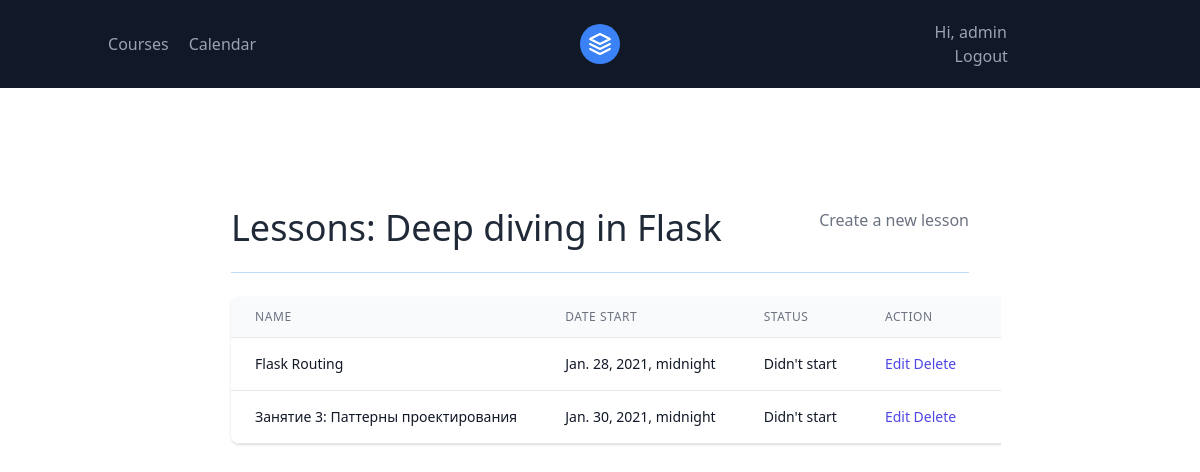
Screenshot of /lessons/3 (signed in) with the database file from the repository.
### courses/models.py (models this page shows, shortened)
class Course(models.Model):
    class CourseStatus(models.TextChoices):
        DIDNT_START = "Didn't start", _("DIDNT")
        START = 'Start', _('START')
        ENDED = 'Ended', _('ENDED')
    course_name = models.CharField(max_length=255)
    picture = models.ImageField(upload_to='course_images/', default='course_images/default.png')
    slug = models.SlugField(max_length=255, unique=True)
    trainer = models.ForeignKey(
        User, on_delete=models.CASCADE, )
    description = models.TextField(blank=True, null=True)
    date_start = models.DateField()
    date_end = models.DateField()
    publish = models.DateTimeField(default=timezone.now)
    updated = models.DateTimeField(auto_now=True)
    created = models.DateTimeField(auto_now_add=True)
    status = models.CharField(
        max_length=20,
        choices=CourseStatus.choices,
        default=CourseStatus.DIDNT_START,
    )
    class Meta:
        verbose_name_plural = "Courses"
    def __str__(self):
        return f'{self.course_name}'

### lessons/models.py (models this page shows, shortened)
class Lesson(models.Model):
    STATUS = (
        ("Didn't start", "Didn't start",),
        ('In progress', "In progress",),
        ('Ended', 'Ended',),
    )
    lesson_name = models.CharField(max_length=255)
    duration = models.TimeField()
    date_start = models.DateTimeField()
    updated = models.DateTimeField(auto_now=True)
    created = models.DateTimeField(auto_now_add=True)
    status = models.CharField(
        max_length=25,
        choices=STATUS,
        default="Didn't start",
    )
    course = models.ForeignKey(Course, on_delete=models.CASCADE, related_name='lsn_crs')

### lessons/views.py (the view)
# urls.py: path('<int:course_id>', views.LessonsListView.as_view(), name='lesson-list'),
class LessonsListView(LoginRequiredMixin, generic.ListView):
    model = models.Lesson
    template_name = 'lessons/lesson_list.html'
    context_object_name = 'lessons'
    def get_queryset(self):
        print(self.kwargs)
        return models.Lesson.objects.filter(course_id=self.kwargs['course_id'])
    def get_context_data(self, **kwargs):
        context = super().get_context_data(**kwargs)
        course_name = models.Course.objects.get(id=self.kwargs['course_id'])
        context['course_name'] = course_name
        context['course_id'] = self.kwargs['course_id']
        return context

### templates/lessons/lesson_list.html (shortened to what this page needs)
{% extends 'base.html' %}
{% block content %}
    <section class="text-gray-600 body-font">
        <div class="container px-5 py-24 mx-auto">
            {% if not lessons %}
                <div class="flex flex-col text-center w-full mb-20">
                    <h1 class="sm:text-4xl text-3xl font-medium title-font mb-2 text-gray-900">
                        This course doesn't contain lessons</h1>
                    <p class="lg:w-2/3 mx-auto leading-relaxed text-base">
                        <a href="{% url 'lessons:lesson-create' course_id %}" class="text-gray-500 hover:text-blue-500">
                            Click here to add a lesson for this course
                        </a>
                    </p>
                </div>
            {% else %}
                <div class="lg:w-3/4 w-full mx-auto">
                    <div class="w-full mb-6 py-6 flex justify-between item-center border-b border-blue-200">
                        <h1 class="text-4xl text-gray-800">
                            Lessons: {{ course_name }}
                        </h1>
                        <a class="text-gray-500 hover:text-red-500" href="{% url 'lessons:lesson-create' course_id %}">Create
                            a
                            new
                            lesson</a>
                    </div>
                    <div class="w-full mx-auto ">
                        <div class="flex flex-col">
                            <div class="-my-2 overflow-x-auto sm:-mx-6 lg:-mx-8">
                                <div class="py-2 align-middle inline-block min-w-full sm:px-6 lg:px-8">
                                    <div class="shadow overflow-hidden border-b border-gray-200 sm:rounded-lg">
                                        <table class="min-w-full divide-y divide-gray-200">
                                            <thead class="bg-gray-50">
                                            <tr>
                                                <th scope="col"
                                                    class="px-6 py-3 text-left text-xs font-medium text-gray-500 uppercase tracking-wider">
                                                    Name
                                                </th>
                                                <th scope="col"
                                                    class="px-6 py-3 text-left text-xs font-medium text-gray-500 uppercase tracking-wider">
                                                    Date start
                                                </th>
                                                <th scope="col"
                                                    class="px-6 py-3 text-left text-xs font-medium text-gray-500 uppercase tracking-wider">
                                                    Status
                                                </th>
                                                <th scope="col"
                                                    class="px-6 py-3 text-left text-xs font-medium text-gray-500 uppercase tracking-wider">
                                                    Action
                                                </th>
                                                <th scope="col"
                                                    class="px-6 py-3 text-left text-xs font-medium text-gray-500 uppercase tracking-wider">
                                                </th>
                                            </tr>
                                            </thead>
                                            <tbody class="bg-white divide-y divide-gray-200">
                                            {% for lesson in lessons %}
                                                <tr>
                                                    <td class="px-6 py-4 whitespace-nowrap">
                                                        <div class="text-sm text-gray-900">{{ lesson.lesson_name }}</div>
                                                    </td>
                                                    <td class="px-6 py-4 whitespace-nowrap">
                                                        <div class="text-sm text-gray-900">{{ lesson.date_start }}</div>
                                                    </td>
                                                    <td class="px-6 py-4 whitespace-nowrap">
                                                        <div class="text-sm text-gray-900">{{ lesson.status }}</div>
                                                    </td>
                                                    <td class="px-6 py-4 whitespace-nowrap text-sm font-medium">
                                                        <a href="{% url 'lessons:lesson-update' lesson.id %}"
                                                           class="text-indigo-600 hover:text-indigo-900">Edit</a>
                                                        <a href="{% url 'lessons:lesson-delete' lesson.id %}"
                                                           class="text-indigo-600 hover:text-indigo-900">Delete</a>
                                                    </td>
                                                    <td class="px-6 py-4 whitespace-nowrap text-sm font-medium">
                                                    </td>
                                                </tr>
                                            {% endfor %}
                                            </tbody>
                                        </table>
                                    </div>
                                </div>
                            </div>
                        </div>
                    </div>
                </div>
            {% endif %}
        </div>
    </section>
{% endblock %}

### templates/navbar.html (shortened to what this page needs)
<header class="text-gray-400 bg-gray-900 body-font">
    <div class="container mx-auto flex flex-wrap p-5 flex-col md:flex-row items-center">
        <nav class="flex lg:w-2/5 flex-wrap items-center text-base md:ml-auto">
            {% if request.user.is_authenticated %}
                <a href="{% url 'courses:course-list' %}" class="mr-5 hover:text-white">Courses</a>
                <a href="{% url 'lessons:calendar' %}" class="mr-5 hover:text-white">Calendar</a>
            {% endif %}
        </nav>
        <a class="flex order-first lg:order-none lg:w-1/5 title-font font-medium items-center text-white lg:items-center lg:justify-center mb-4 md:mb-0">
            <svg xmlns="http://www.w3.org/2000/svg" fill="none" stroke="currentColor" stroke-linecap="round"
                 stroke-linejoin="round" stroke-width="2" class="w-10 h-10 text-white p-2 bg-blue-500 rounded-full"
                 viewBox="0 0 24 24">
                <path d="M12 2L2 7l10 5 10-5-10-5zM2 17l10 5 10-5M2 12l10 5 10-5"></path>
            </svg>
        </a>
        <div class="lg:w-2/5 inline-flex lg:justify-end ml-5 lg:ml-0">
            <nav class="flex lg:w-2/5 flex-wrap items-center text-base md:ml-auto">
                {% if request.user.is_authenticated %}
                    Hi, {{ request.user.username }}
                    <a href="{% url 'logout' %}" class="ml-5 mr-5 hover:text-gray-900">Logout</a>
                {% else %}
                    <a href="{% url 'login' %}" class="ml-5 mr-5 hover:text-gray-900">Login</a>
                {% endif %}
            </nav>
        </div>
    </div>
</header>

### rows the page displays
Course: course_name "Deep diving in Flask"
Lesson: lesson_name "Flask Routing", date_start "Jan. 28, 2021, midnight", status "Didn't start"
Lesson: lesson_name "Занятие 3: Паттерны проектирования", date_start "Jan. 30, 2021, midnight", status "Didn't start"

### other values shown
{{ request.user.username }} "admin"
